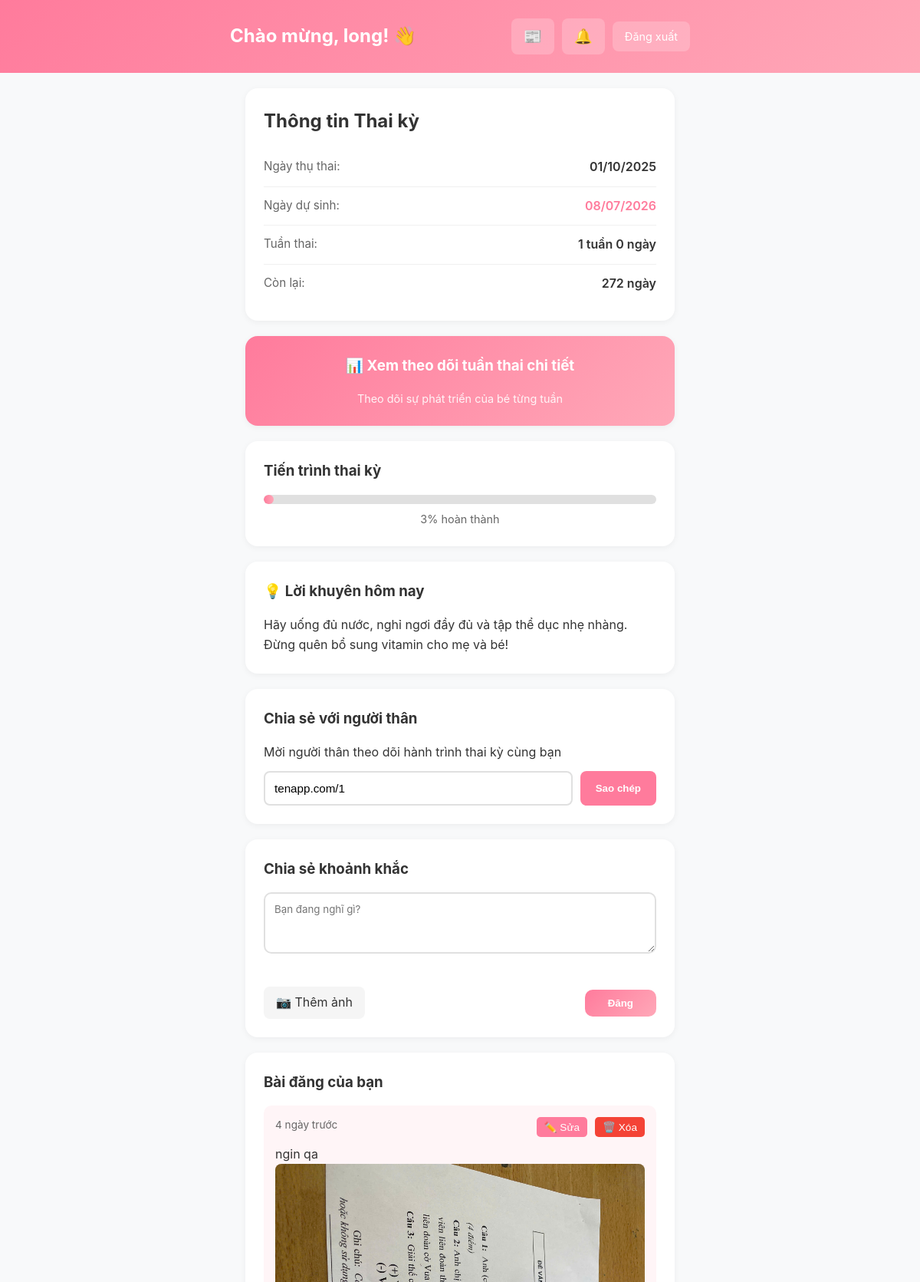
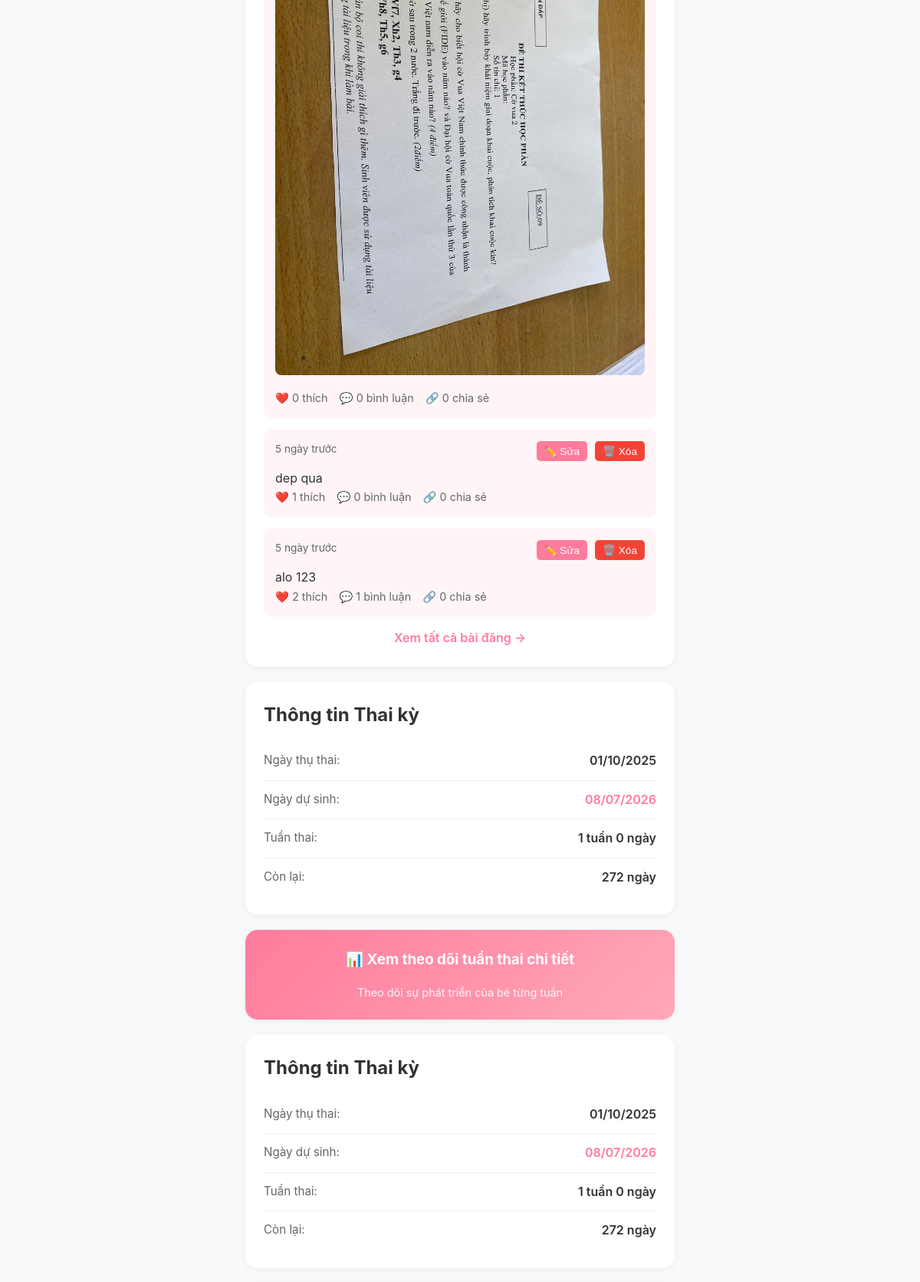
The app's page /index.php?action=pregnancy_dashboard (signed in, upper part) with its own data (2 pictures, top to bottom).
### tables this page shows
CREATE TABLE `pregnancy_info` (
  `id` int(11) NOT NULL,
  `user_id` int(11) NOT NULL,
  `conception_date` date DEFAULT NULL,
  `due_date` date DEFAULT NULL,
  `created_at` timestamp NOT NULL DEFAULT current_timestamp(),
  `updated_at` timestamp NOT NULL DEFAULT current_timestamp() ON UPDATE current_timestamp()
);

CREATE TABLE `posts` (
  `id` int(11) NOT NULL,
  `user_id` int(11) NOT NULL,
  `content` text NOT NULL,
  `image_url` varchar(255) DEFAULT NULL,
  `status` enum('pending','approved','rejected','hidden') DEFAULT 'approved',
  `moderated_by` int(11) DEFAULT NULL,
  `moderated_at` timestamp NULL DEFAULT NULL,
  `rejection_reason` text DEFAULT NULL,
  `report_count` int(11) DEFAULT 0,
  `created_at` timestamp NOT NULL DEFAULT current_timestamp(),
  `updated_at` timestamp NOT NULL DEFAULT current_timestamp() ON UPDATE current_timestamp()
);

### controllers/PregnancyController.php (called while the page is built, shortened)
<?php
require_once 'config/database.php';
require_once 'models/Pregnancy.php';
class PregnancyController {
    private $pregnancy;
    public function __construct() {
        $database = new Database();
        $this->db = $database->getConnection();
        $this->pregnancy = new Pregnancy($this->db);
    }
    public function dashboard() {
        $pregnancy_info = $this->pregnancy->getByUserId($_SESSION['user_id']);
        require_once 'views/pregnancy/dashboard.php';
    }
}
?>

### config/database.php (called while the page is built, shortened)
<?php
class Database {
    private $db_name = "aubook_db";
    private $username = "root";
    private $password = "";
    public function getConnection() {
        $this->conn = null;
        try {
            $socket = "/Applications/XAMPP/xamppfiles/var/mysql/mysql.sock";
            $dsn = "mysql:unix_socket={$socket};dbname={$this->db_name};charset=utf8mb4";
            $this->conn = new PDO($dsn, $this->username, $this->password);
            $this->conn->setAttribute(PDO::ATTR_ERRMODE, PDO::ERRMODE_EXCEPTION);
            $this->conn->setAttribute(PDO::ATTR_DEFAULT_FETCH_MODE, PDO::FETCH_ASSOC);
        } catch(PDOException $e) {
            echo "Connection Error: " . $e->getMessage();
        }
        return $this->conn;
    }
}
?>

### models/Pregnancy.php (called while the page is built, shortened)
<?php
class Pregnancy {
    private $conn;
    private $table = "pregnancy_info";
    public function __construct($db) {
        $this->conn = $db;
    }
    public function getByUserId($user_id) {
        $query = "SELECT * FROM " . $this->table . "
                  WHERE user_id = :user_id
                  LIMIT 1";
        $stmt = $this->conn->prepare($query);
        $stmt->bindParam(":user_id", $user_id);
        $stmt->execute();
        return $stmt->fetch(PDO::FETCH_ASSOC);
    }
}
?>

### models/Post.php (called while the page is built, shortened)
<?php
class Post {
    private $conn;
    private $table = "posts";
    public function __construct($db) {
        $this->conn = $db;
    }
    public function getPostsByUserId($user_id, $limit = 20) {
        $query = "SELECT p.*, u.full_name, u.role, u.phone,
                  (SELECT COUNT(*) FROM post_likes WHERE post_id = p.id) as like_count,
                  (SELECT COUNT(*) FROM post_comments WHERE post_id = p.id) as comment_count,
                  (SELECT COUNT(*) FROM post_shares WHERE post_id = p.id) as share_count
                  FROM " . $this->table . " p
                  INNER JOIN users u ON p.user_id = u.id
                  WHERE p.user_id = :user_id
                  ORDER BY p.created_at DESC
                  LIMIT :limit";
        $stmt = $this->conn->prepare($query);
        $stmt->bindParam(":user_id", $user_id);
        $stmt->bindParam(":limit", $limit, PDO::PARAM_INT);
        $stmt->execute();
        return $stmt->fetchAll(PDO::FETCH_ASSOC);
    }
}
?>

### views/pregnancy/dashboard.php (the view, shortened to what this page needs)
<!DOCTYPE html>
<html lang="vi">
<head>
</head>
<body>
    <header class="dashboard-header">
        <div class="header-content">
            <h1>Chào mừng, <?php echo htmlspecialchars($_SESSION['full_name']); ?>! 👋</h1>
            <div style="display: flex; align-items: center;">
                <a href="index.php?action=newsfeed" class="btn-notification">📰</a>
                <a href="index.php?action=notifications" class="btn-notification">
                    🔔
                </a>
                <a href="index.php?action=logout" class="btn-logout">Đăng xuất</a>
            </div>
        </div>
    </header>
    <main class="dashboard-main">
        <?php if($pregnancy_info): ?>
        <div class="card">
            <h2>Thông tin Thai kỳ</h2>
            <div class="info-row">
                <span class="label">Ngày thụ thai:</span>
                <span class="value"><?php echo date('d/m/Y', strtotime($pregnancy_info['conception_date'])); ?></span>
            </div>
            <div class="info-row">
                <span class="label">Ngày dự sinh:</span>
                <span class="value highlight"><?php echo date('d/m/Y', strtotime($pregnancy_info['due_date'])); ?></span>
            </div>
            <div class="info-row">
                <span class="label">Tuần thai:</span>
                <span class="value">
                    <?php
                        $conception = new DateTime($pregnancy_info['conception_date']);
                        $now = new DateTime();
                        $diff = $conception->diff($now);
                        $weeks = floor($diff->days / 7);
                        $days = $diff->days % 7;
                        echo $weeks . ' tuần ' . $days . ' ngày';
                    ?>
                </span>
            </div>
            <div class="info-row">
                <span class="label">Còn lại:</span>
                <span class="value">
                    <?php
                        $due = new DateTime($pregnancy_info['due_date']);
                        $remaining = $now->diff($due);
                        echo $remaining->days . ' ngày';
                    ?>
                </span>
            </div>
        </div>
        <a href="index.php?action=weekly_tracker" style="display: block; text-decoration: none; margin-bottom: 20px;">
            <div class="card" style="background: linear-gradient(135deg, #FF7B9C 0%, #FFA8B8 100%); color: white; text-align: center; cursor: pointer;">
                <h3 style="color: white;">📊 Xem theo dõi tuần thai chi tiết</h3>
                <p style="color: rgba(255,255,255,0.9); font-size: 0.9rem;">Theo dõi sự phát triển của bé từng tuần</p>
            </div>
        </a>
        <div class="card">
            <h3>Tiến trình thai kỳ</h3>
            <div class="progress-bar">
                <div class="progress-fill" style="width: <?php
                    $total_days = 280;
                    $passed_days = $diff->days;
                    $percentage = min(100, ($passed_days / $total_days) * 100);
                    echo $percentage;
                ?>%"></div>
            </div>
            <p class="progress-text"><?php echo round($percentage); ?>% hoàn thành</p>
        </div>
        <div class="card">
            <h3>💡 Lời khuyên hôm nay</h3>
            <p>Hãy uống đủ nước, nghỉ ngơi đầy đủ và tập thể dục nhẹ nhàng. Đừng quên bổ sung vitamin cho mẹ và bé!</p>
        </div>
        <div class="card">
            <h3>Chia sẻ với người thân</h3>
            <p>Mời người thân theo dõi hành trình thai kỳ cùng bạn</p>
            <div class="share-link-box">
                <input type="text" id="shareLink" value="tenapp.com/<?php echo $_SESSION['user_id']; ?>" readonly>
                <button class="btn-copy" onclick="copyShareLink()">Sao chép</button>
            </div>
        </div>
        <?php endif; ?>
        <div class="card" style="margin-bottom: 20px;">
            <h3 style="margin-bottom: 15px;">Chia sẻ khoảnh khắc</h3>
            <form id="createPostForm" enctype="multipart/form-data">
                <textarea name="content" placeholder="Bạn đang nghĩ gì?" style="width: 100%; min-height: 80px; padding: 12px; border: 2px solid #E0E0E0; border-radius: 10px; font-family: inherit; resize: vertical; margin-bottom: 10px;"></textarea>
                <div style="display: flex; justify-content: space-between; align-items: center;">
                    <label style="padding: 8px 16px; background: #F5F5F5; border-radius: 8px; cursor: pointer;">
                        📷 Thêm ảnh
                    </label>
                    <button type="submit" style="padding: 10px 30px; background: linear-gradient(135deg, #FF7B9C 0%, #FFA8B8 100%); color: white; border: none; border-radius: 10px; font-weight: 600; cursor: pointer;">Đăng</button>
                </div>
            </form>
        </div>
        <?php
        require_once 'models/Post.php';
        $database = new Database();
        $db = $database->getConnection();
        $postModel = new Post($db);
        $myPosts = $postModel->getPostsByUserId($_SESSION['user_id'], 10);
        if(!empty($myPosts)):
        ?>
        <div class="card" style="margin-bottom: 20px;">
            <h3 style="margin-bottom: 15px;">Bài đăng của bạn</h3>
            <?php foreach($myPosts as $post): ?>
            <div style="padding: 15px; background: #FFF5F7; border-radius: 10px; margin-bottom: 15px;" id="post-<?php echo $post['id']; ?>">
                <div style="display: flex; justify-content: space-between; align-items: start; margin-bottom: 10px;">
                    <div style="color: #666; font-size: 0.85rem;">
                        <?php
                            $created = new DateTime($post['created_at']);
                            $now = new DateTime();
                            $diff_time = $now->diff($created);
                            if($diff_time->days > 0) echo $diff_time->days . ' ngày trước';
                            elseif($diff_time->h > 0) echo $diff_time->h . ' giờ trước';
                            elseif($diff_time->i > 0) echo $diff_time->i . ' phút trước';
                            else echo 'Vừa xong';
                        ?>
                    </div>
                    <div style="display: flex; gap: 10px;">
                        <button onclick="editPost(<?php echo $post['id']; ?>, '<?php echo htmlspecialchars(str_replace(["\r", "\n"], ['\\r', '\\n'], $post['content']), ENT_QUOTES); ?>')" style="padding: 5px 10px; background: #FF7B9C; color: white; border: none; border-radius: 5px; cursor: pointer; font-size: 0.85rem;">✏️ Sửa</button>
                        <button onclick="deletePost(<?php echo $post['id']; ?>)" style="padding: 5px 10px; background: #F44336; color: white; border: none; border-radius: 5px; cursor: pointer; font-size: 0.85rem;">🗑️ Xóa</button>
                    </div>
                </div>
                <div id="post-content-<?php echo $post['id']; ?>"><?php echo nl2br(htmlspecialchars($post['content'])); ?></div>
                <?php if($post['image_url']): ?>
                <img src="<?php echo htmlspecialchars($post['image_url']); ?>" style="max-width: 100%; border-radius: 8px; margin-bottom: 10px;" alt="Post image">
                <?php endif; ?>
                <div style="display: flex; gap: 15px; color: #666; font-size: 0.9rem;">
                    <span>❤️ <?php echo $post['like_count']; ?> thích</span>
                    <span>💬 <?php echo $post['comment_count']; ?> bình luận</span>
                    <span>🔗 <?php echo $post['share_count']; ?> chia sẻ</span>
                </div>
            </div>
            <?php endforeach; ?>
            <a href="index.php?action=newsfeed" style="display: block; text-align: center; color: #FF7B9C; text-decoration: none; font-weight: 600;">Xem tất cả bài đăng →</a>
        </div>
        <?php endif; ?>
        <?php if($pregnancy_info): ?>
        <div class="card">
            <h2>Thông tin Thai kỳ</h2>
            <div class="info-row">
                <span class="label">Ngày thụ thai:</span>
                <span class="value"><?php echo date('d/m/Y', strtotime($pregnancy_info['conception_date'])); ?></span>
            </div>
            <div class="info-row">
                <span class="label">Ngày dự sinh:</span>
                <span class="value highlight"><?php echo date('d/m/Y', strtotime($pregnancy_info['due_date'])); ?></span>
            </div>
            <div class="info-row">
                <span class="label">Tuần thai:</span>
                <span class="value">
                    <?php
                        $conception = new DateTime($pregnancy_info['conception_date']);
                        $now = new DateTime();
                        $diff = $conception->diff($now);
                        $weeks = floor($diff->days / 7);
                        $days = $diff->days % 7;
                        echo $weeks . ' tuần ' . $days . ' ngày';
                    ?>
                </span>
            </div>
            <div class="info-row">
                <span class="label">Còn lại:</span>
                <span class="value">
                    <?php
                        $due = new DateTime($pregnancy_info['due_date']);
                        $remaining = $now->diff($due);
                        echo $remaining->days . ' ngày';
                    ?>
                </span>
            </div>
        </div>
        <a href="index.php?action=weekly_tracker" style="display: block; text-decoration: none; margin-bottom: 20px;">
            <div class="card" style="background: linear-gradient(135deg, #FF7B9C 0%, #FFA8B8 100%); color: white; text-align: center; cursor: pointer;">
                <h3 style="color: white;">📊 Xem theo dõi tuần thai chi tiết</h3>
                <p style="color: rgba(255,255,255,0.9); font-size: 0.9rem;">Theo dõi sự phát triển của bé từng tuần</p>
            </div>
        </a>
        <div class="card">
            <h2>Thông tin Thai kỳ</h2>
            <div class="info-row">
                <span class="label">Ngày thụ thai:</span>
                <span class="value"><?php echo date('d/m/Y', strtotime($pregnancy_info['conception_date'])); ?></span>
            </div>
            <div class="info-row">
                <span class="label">Ngày dự sinh:</span>
                <span class="value highlight"><?php echo date('d/m/Y', strtotime($pregnancy_info['due_date'])); ?></span>
            </div>
            <div class="info-row">
                <span class="label">Tuần thai:</span>
                <span class="value">
                    <?php
                        $conception = new DateTime($pregnancy_info['conception_date']);
                        $now = new DateTime();
                        $diff = $conception->diff($now);
                        $weeks = floor($diff->days / 7);
                        $days = $diff->days % 7;
                        echo $weeks . ' tuần ' . $days . ' ngày';
                    ?>
                </span>
            </div>
            <div class="info-row">
                <span class="label">Còn lại:</span>
                <span class="value">
                    <?php
                        $due = new DateTime($pregnancy_info['due_date']);
                        $remaining = $now->diff($due);
                        echo $remaining->days . ' ngày';
                    ?>
                </span>
            </div>
        </div>
        <?php endif; ?>
    </main>
</body>
</html>

### records on screen
pregnancy_info: conception_date "01/10/2025", due_date "08/07/2026", due_date "272"
posts: id "4", content "ngin qa", image_url (picture), like_count "0", comment_count "0", share_count "0"
posts: created_at "5", content "dep qua", like_count "1", comment_count "0", share_count "0"
posts: created_at "5", content "alo 123", like_count "2", comment_count "1", share_count "0"

### other values on screen
$_SESSION['full_name'] "long"
